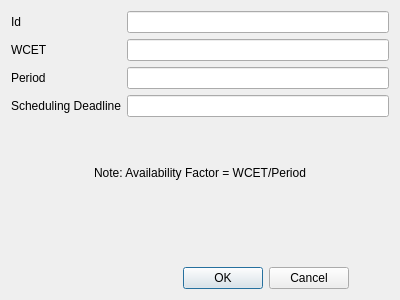
<?xml version="1.0" encoding="UTF-8"?>
<ui version="4.0">
 <class>Reconf_Partition_Dialog</class>
 <widget class="QDialog" name="Reconf_Partition_Dialog">
  <property name="geometry">
   <rect>
    <x>0</x>
    <y>0</y>
    <width>400</width>
    <height>300</height>
   </rect>
  </property>
  <property name="minimumSize">
   <size>
    <width>400</width>
    <height>300</height>
   </size>
  </property>
  <property name="maximumSize">
   <size>
    <width>400</width>
    <height>334</height>
   </size>
  </property>
  <property name="windowTitle">
   <string/>
  </property>
  <property name="sizeGripEnabled">
   <bool>false</bool>
  </property>
  <layout class="QVBoxLayout" name="verticalLayout">
   <item>
    <layout class="QFormLayout" name="formLayout">
     <item row="0" column="0">
      <widget class="QLabel" name="idLabel">
       <property name="text">
        <string>Id</string>
       </property>
      </widget>
     </item>
     <item row="0" column="1">
      <widget class="QLineEdit" name="idLineEdit"/>
     </item>
     <item row="2" column="0">
      <widget class="QLabel" name="wcetLabel">
       <property name="text">
        <string>WCET</string>
       </property>
      </widget>
     </item>
     <item row="2" column="1">
      <widget class="QLineEdit" name="wcetLineEdit"/>
     </item>
     <item row="4" column="0">
      <widget class="QLabel" name="periodLabel">
       <property name="text">
        <string>Period</string>
       </property>
      </widget>
     </item>
     <item row="4" column="1">
      <widget class="QLineEdit" name="periodLineEdit"/>
     </item>
     <item row="6" column="0">
      <widget class="QLabel" name="periodLabel_2">
       <property name="text">
        <string>Scheduling Deadline</string>
       </property>
      </widget>
     </item>
     <item row="6" column="1">
      <widget class="QLineEdit" name="deadlineLineEdit"/>
     </item>
    </layout>
   </item>
   <item>
    <spacer name="verticalSpacer">
     <property name="orientation">
      <enum>Qt::Vertical</enum>
     </property>
     <property name="sizeType">
      <enum>QSizePolicy::Fixed</enum>
     </property>
     <property name="sizeHint" stdset="0">
      <size>
       <width>20</width>
       <height>40</height>
      </size>
     </property>
    </spacer>
   </item>
   <item>
    <layout class="QHBoxLayout" name="horizontalLayout_2">
     <item>
      <spacer name="horizontalSpacer_3">
       <property name="orientation">
        <enum>Qt::Horizontal</enum>
       </property>
       <property name="sizeHint" stdset="0">
        <size>
         <width>40</width>
         <height>20</height>
        </size>
       </property>
      </spacer>
     </item>
     <item>
      <widget class="QLabel" name="label">
       <property name="maximumSize">
        <size>
         <width>16777215</width>
         <height>20</height>
        </size>
       </property>
       <property name="text">
        <string>Note: Availability Factor = WCET/Period</string>
       </property>
      </widget>
     </item>
     <item>
      <spacer name="horizontalSpacer_4">
       <property name="orientation">
        <enum>Qt::Horizontal</enum>
       </property>
       <property name="sizeHint" stdset="0">
        <size>
         <width>40</width>
         <height>20</height>
        </size>
       </property>
      </spacer>
     </item>
    </layout>
   </item>
   <item>
    <spacer name="verticalSpacer_2">
     <property name="orientation">
      <enum>Qt::Vertical</enum>
     </property>
     <property name="sizeHint" stdset="0">
      <size>
       <width>20</width>
       <height>39</height>
      </size>
     </property>
    </spacer>
   </item>
   <item>
    <layout class="QHBoxLayout" name="horizontalLayout">
     <item>
      <spacer name="horizontalSpacer_2">
       <property name="orientation">
        <enum>Qt::Horizontal</enum>
       </property>
       <property name="sizeHint" stdset="0">
        <size>
         <width>40</width>
         <height>20</height>
        </size>
       </property>
      </spacer>
     </item>
     <item>
      <widget class="QDialogButtonBox" name="buttonBox">
       <property name="standardButtons">
        <set>QDialogButtonBox::Cancel|QDialogButtonBox::Ok</set>
       </property>
      </widget>
     </item>
     <item>
      <spacer name="horizontalSpacer">
       <property name="orientation">
        <enum>Qt::Horizontal</enum>
       </property>
       <property name="sizeType">
        <enum>QSizePolicy::Fixed</enum>
       </property>
       <property name="sizeHint" stdset="0">
        <size>
         <width>40</width>
         <height>20</height>
        </size>
       </property>
      </spacer>
     </item>
    </layout>
   </item>
  </layout>
 </widget>
 <resources/>
 <connections/>
</ui>
